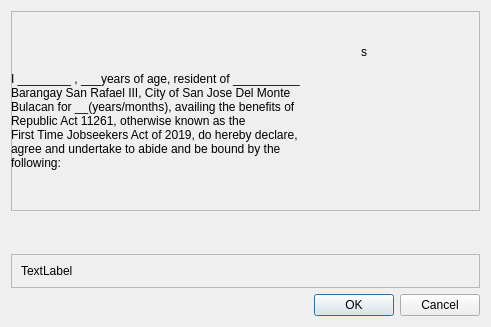
<?xml version="1.0" encoding="UTF-8"?>
<ui version="4.0">
 <class>Dialog</class>
 <widget class="QDialog" name="Dialog">
  <property name="geometry">
   <rect>
    <x>0</x>
    <y>0</y>
    <width>491</width>
    <height>327</height>
   </rect>
  </property>
  <property name="windowTitle">
   <string>Dialog</string>
  </property>
  <layout class="QVBoxLayout" name="verticalLayout">
   <item>
    <widget class="QFrame" name="frame">
     <property name="minimumSize">
      <size>
       <width>0</width>
       <height>200</height>
      </size>
     </property>
     <property name="frameShape">
      <enum>QFrame::StyledPanel</enum>
     </property>
     <property name="frameShadow">
      <enum>QFrame::Raised</enum>
     </property>
     <widget class="QLabel" name="label">
      <property name="geometry">
       <rect>
        <x>0</x>
        <y>10</y>
        <width>468</width>
        <height>200</height>
       </rect>
      </property>
      <property name="styleSheet">
       <string notr="true">font: 16pt &quot;Times New Roman&quot;;</string>
      </property>
      <property name="text">
       <string>I ________ , ___years of age, resident of __________
Barangay San Rafael III, City of San Jose Del Monte 
Bulacan for __(years/months), availing the benefits of 
Republic Act 11261, otherwise known as the 
First Time Jobseekers Act of 2019, do hereby declare, 
agree and undertake to abide and be bound by the 
following:</string>
      </property>
     </widget>
     <widget class="QLabel" name="lbl_ftjsname">
      <property name="geometry">
       <rect>
        <x>6</x>
        <y>20</y>
        <width>101</width>
        <height>41</height>
       </rect>
      </property>
      <property name="styleSheet">
       <string notr="true">font: 75 12pt &quot;Times New Roman&quot;;</string>
      </property>
      <property name="text">
       <string/>
      </property>
     </widget>
     <widget class="QLabel" name="lbl_ftjsage">
      <property name="geometry">
       <rect>
        <x>110</x>
        <y>10</y>
        <width>41</width>
        <height>41</height>
       </rect>
      </property>
      <property name="styleSheet">
       <string notr="true">font: 75 12pt &quot;Times New Roman&quot;;</string>
      </property>
      <property name="text">
       <string/>
      </property>
     </widget>
     <widget class="QLabel" name="lbl_ftjsadrdress">
      <property name="geometry">
       <rect>
        <x>350</x>
        <y>20</y>
        <width>111</width>
        <height>41</height>
       </rect>
      </property>
      <property name="styleSheet">
       <string notr="true">font: 75 12pt &quot;Times New Roman&quot;;</string>
      </property>
      <property name="text">
       <string>s</string>
      </property>
     </widget>
     <widget class="QLabel" name="lbl_ftjsyears">
      <property name="geometry">
       <rect>
        <x>100</x>
        <y>60</y>
        <width>31</width>
        <height>41</height>
       </rect>
      </property>
      <property name="styleSheet">
       <string notr="true">font: 75 12pt &quot;Times New Roman&quot;;</string>
      </property>
      <property name="text">
       <string/>
      </property>
     </widget>
    </widget>
   </item>
   <item alignment="Qt::AlignBottom">
    <widget class="QFrame" name="frame_2">
     <property name="frameShape">
      <enum>QFrame::StyledPanel</enum>
     </property>
     <property name="frameShadow">
      <enum>QFrame::Raised</enum>
     </property>
     <layout class="QVBoxLayout" name="verticalLayout_2">
      <item>
       <widget class="QLabel" name="ftjs_price">
        <property name="styleSheet">
         <string notr="true">font: 16pt &quot;Times New Roman&quot;;</string>
        </property>
        <property name="text">
         <string>TextLabel</string>
        </property>
       </widget>
      </item>
     </layout>
    </widget>
   </item>
   <item>
    <widget class="QDialogButtonBox" name="buttonBox">
     <property name="orientation">
      <enum>Qt::Horizontal</enum>
     </property>
     <property name="standardButtons">
      <set>QDialogButtonBox::Cancel|QDialogButtonBox::Ok</set>
     </property>
    </widget>
   </item>
  </layout>
 </widget>
 <resources/>
 <connections>
  <connection>
   <sender>buttonBox</sender>
   <signal>accepted()</signal>
   <receiver>Dialog</receiver>
   <slot>accept()</slot>
   <hints>
    <hint type="sourcelabel">
     <x>248</x>
     <y>254</y>
    </hint>
    <hint type="destinationlabel">
     <x>157</x>
     <y>274</y>
    </hint>
   </hints>
  </connection>
  <connection>
   <sender>buttonBox</sender>
   <signal>rejected()</signal>
   <receiver>Dialog</receiver>
   <slot>reject()</slot>
   <hints>
    <hint type="sourcelabel">
     <x>316</x>
     <y>260</y>
    </hint>
    <hint type="destinationlabel">
     <x>286</x>
     <y>274</y>
    </hint>
   </hints>
  </connection>
 </connections>
</ui>
